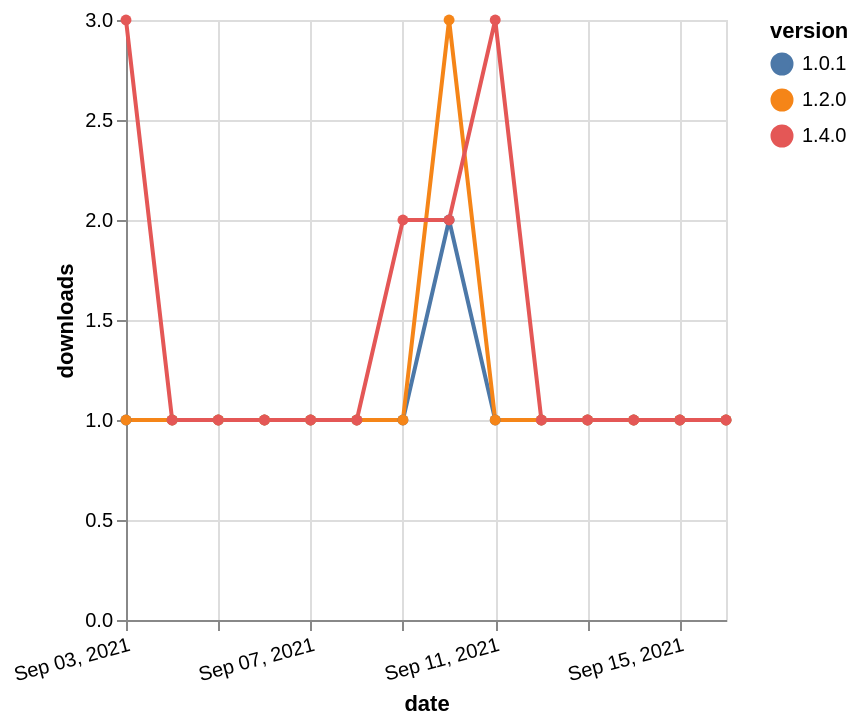

The Vega-Lite source for this figure:
### Vega-Lite specification from a JSON file in a GitHub repository (floating-point values rounded to 4 significant figures)
{"$schema": "https://vega.github.io/schema/vega-lite/v5.json", "description": "A simple bar chart with embedded data.", "data": {"values": [{"date": "2021-09-03", "total": 177, "delta": 1, "version": "1.0.1"}, {"date": "2021-09-04", "total": 178, "delta": 1, "version": "1.0.1"}, {"date": "2021-09-05", "total": 179, "delta": 1, "version": "1.0.1"}, {"date": "2021-09-06", "total": 180, "delta": 1, "version": "1.0.1"}, {"date": "2021-09-07", "total": 181, "delta": 1, "version": "1.0.1"}, {"date": "2021-09-08", "total": 182, "delta": 1, "version": "1.0.1"}, {"date": "2021-09-09", "total": 183, "delta": 1, "version": "1.0.1"}, {"date": "2021-09-10", "total": 185, "delta": 2, "version": "1.0.1"}, {"date": "2021-09-11", "total": 186, "delta": 1, "version": "1.0.1"}, {"date": "2021-09-12", "total": 187, "delta": 1, "version": "1.0.1"}, {"date": "2021-09-13", "total": 188, "delta": 1, "version": "1.0.1"}, {"date": "2021-09-14", "total": 189, "delta": 1, "version": "1.0.1"}, {"date": "2021-09-15", "total": 190, "delta": 1, "version": "1.0.1"}, {"date": "2021-09-16", "total": 191, "delta": 1, "version": "1.0.1"}, {"date": "2021-09-03", "total": 204, "delta": 1, "version": "1.2.0"}, {"date": "2021-09-04", "total": 205, "delta": 1, "version": "1.2.0"}, {"date": "2021-09-05", "total": 206, "delta": 1, "version": "1.2.0"}, {"date": "2021-09-06", "total": 207, "delta": 1, "version": "1.2.0"}, {"date": "2021-09-07", "total": 208, "delta": 1, "version": "1.2.0"}, {"date": "2021-09-08", "total": 209, "delta": 1, "version": "1.2.0"}, {"date": "2021-09-09", "total": 210, "delta": 1, "version": "1.2.0"}, {"date": "2021-09-10", "total": 213, "delta": 3, "version": "1.2.0"}, {"date": "2021-09-11", "total": 214, "delta": 1, "version": "1.2.0"}, {"date": "2021-09-12", "total": 215, "delta": 1, "version": "1.2.0"}, {"date": "2021-09-13", "total": 216, "delta": 1, "version": "1.2.0"}, {"date": "2021-09-14", "total": 217, "delta": 1, "version": "1.2.0"}, {"date": "2021-09-15", "total": 218, "delta": 1, "version": "1.2.0"}, {"date": "2021-09-16", "total": 219, "delta": 1, "version": "1.2.0"}, {"date": "2021-09-03", "total": 125, "delta": 3, "version": "1.4.0"}, {"date": "2021-09-04", "total": 126, "delta": 1, "version": "1.4.0"}, {"date": "2021-09-05", "total": 127, "delta": 1, "version": "1.4.0"}, {"date": "2021-09-06", "total": 128, "delta": 1, "version": "1.4.0"}, {"date": "2021-09-07", "total": 129, "delta": 1, "version": "1.4.0"}, {"date": "2021-09-08", "total": 130, "delta": 1, "version": "1.4.0"}, {"date": "2021-09-09", "total": 132, "delta": 2, "version": "1.4.0"}, {"date": "2021-09-10", "total": 134, "delta": 2, "version": "1.4.0"}, {"date": "2021-09-11", "total": 137, "delta": 3, "version": "1.4.0"}, {"date": "2021-09-12", "total": 138, "delta": 1, "version": "1.4.0"}, {"date": "2021-09-13", "total": 139, "delta": 1, "version": "1.4.0"}, {"date": "2021-09-14", "total": 140, "delta": 1, "version": "1.4.0"}, {"date": "2021-09-15", "total": 141, "delta": 1, "version": "1.4.0"}, {"date": "2021-09-16", "total": 142, "delta": 1, "version": "1.4.0"}]}, "width": "container", "mark": {"type": "line", "point": {"filled": true}}, "encoding": {"x": {"field": "date", "type": "temporal", "timeUnit": "yearmonthdate", "title": "date", "axis": {"labelAngle": -15}}, "y": {"field": "delta", "type": "quantitative", "title": "downloads"}, "color": {"field": "version", "type": "nominal"}, "tooltip": {"field": "delta"}}}
